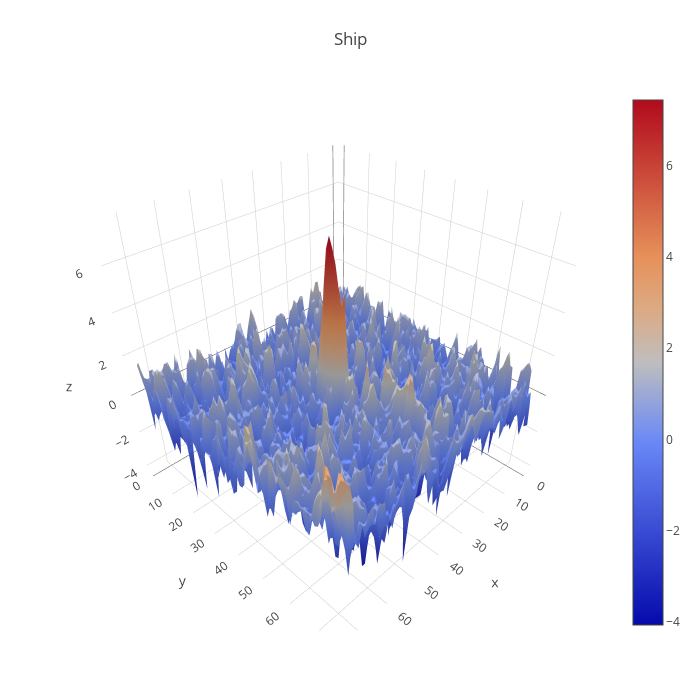

The cell this chart's notebook holds for it:
### Markdown cell above
That's a cool looking iceberg we have. Remember, in radar data, the shape of the iceberg is going to be like a mountain as shown in here. Since this is not a actual image but scatter from radar, the shape is going to have peaks and distortions like these. The shape of the ship is going to be like a point, may be like a elongated point. From here the structural differences arise and we can exploit those differences using a CNN. It would be helpful if we can create composite images using the backscatter from radar.

### Code cell
plotmy3d(X_train2[14,:,:,1], 'Ship')

### Figure 1 — Plotly figure (JSON) as saved in the notebook; plotly's stock layout.template omitted (floating-point values rounded to 4 significant figures; data arrays with more than 128 entries replaced by an {"elided": "..."} marker saying what was removed)
{"data": [{"type": "surface", "z": {"elided": "75x75 float values"}}], "layout": {"autosize": false, "height": 700, "margin": {"b": 65, "l": 65, "r": 50, "t": 90}, "title": "Ship", "width": 700}}
